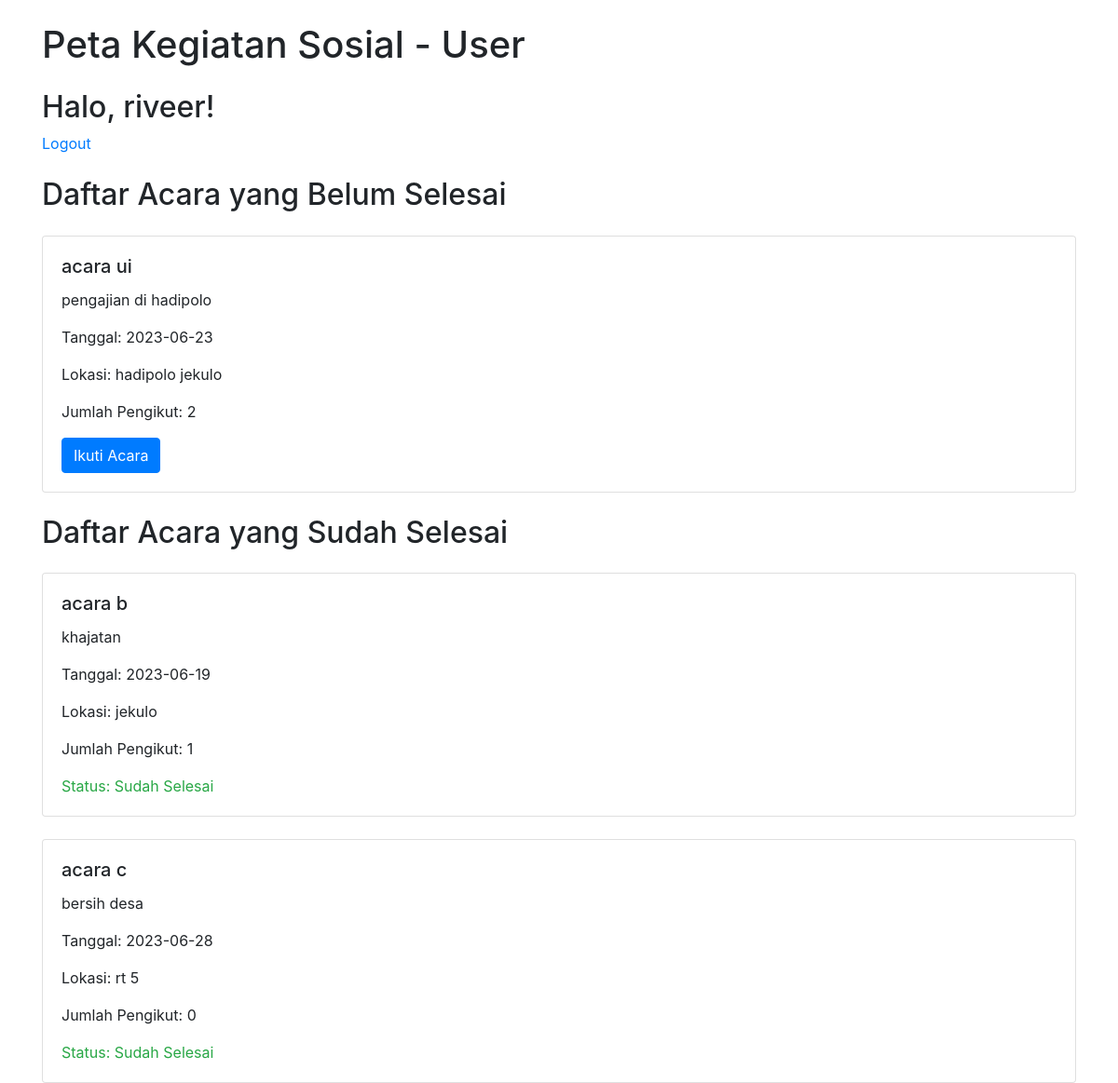
Page /user.php (signed in) on the earlier database version.
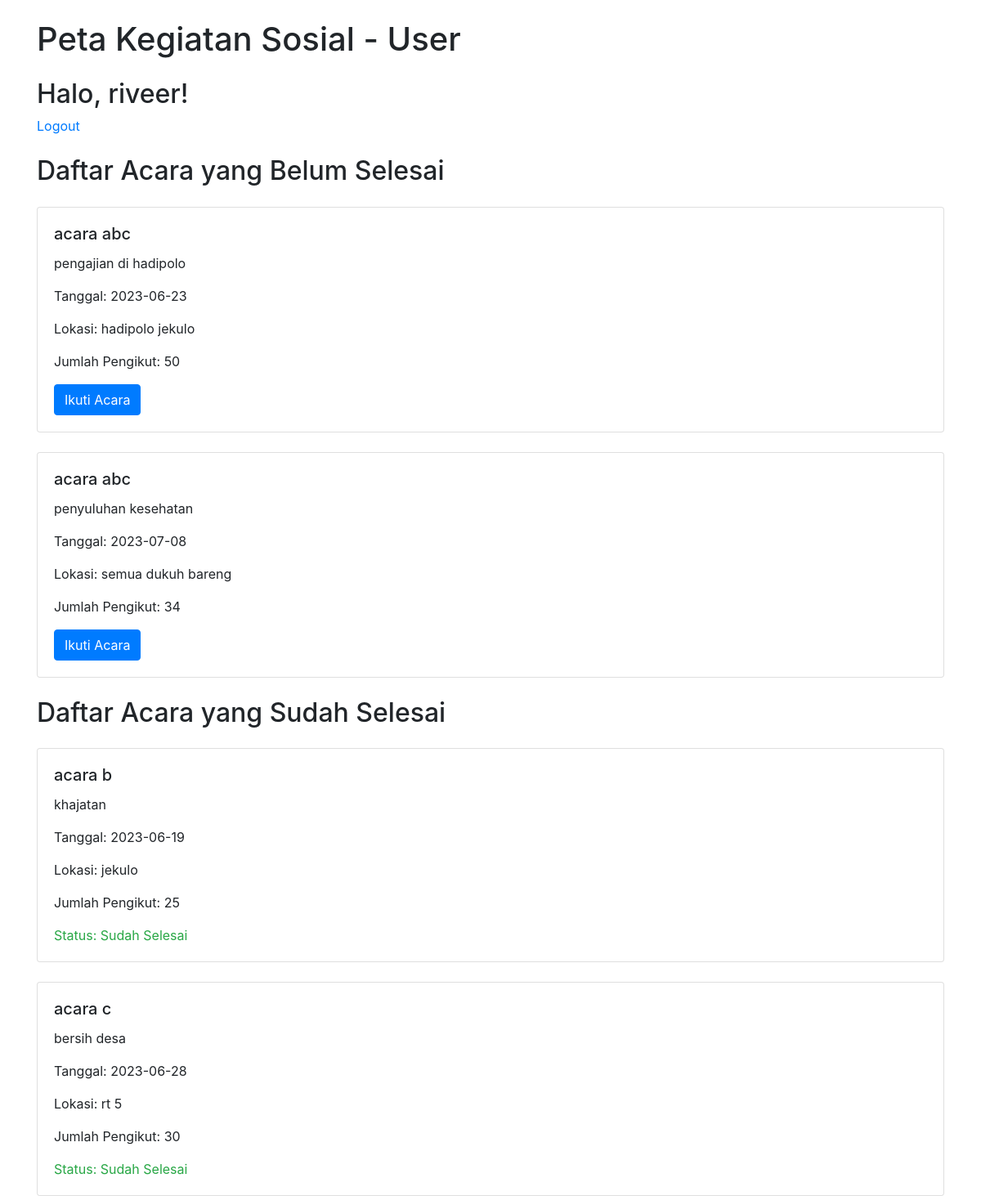
Same page on the later database version.
### tables this page shows
CREATE TABLE `event_social` (
  `id` int(11) NOT NULL,
  `nama_acara` varchar(255) NOT NULL,
  `deskripsi` text NOT NULL,
  `date` date NOT NULL,
  `lokasi` varchar(255) NOT NULL,
  `selesai` varchar(255) NOT NULL,
  `jumlah_pengikut` int(11) NOT NULL
);

### user.php (the view, shortened to what this page needs)
<?php
require 'koneksi.php';
$sqlBelumSelesai = "SELECT * FROM event_social WHERE selesai = 0";
$resultBelumSelesai = $conn->query($sqlBelumSelesai);
$sqlSelesai = "SELECT * FROM event_social WHERE selesai = 1";
$resultSelesai = $conn->query($sqlSelesai);
?>
<!DOCTYPE html>
<html>
<head>
  <link rel="stylesheet" href="https://stackpath.bootstrapcdn.com/bootstrap/4.5.2/css/bootstrap.min.css">
</head>
<body>
  <div class="container">
    <h1 class="mt-4">Peta Kegiatan Sosial - User</h1>
    <h2 class="mt-4">Halo, <?php echo $_SESSION['username']; ?>!</h2>
    <p><a href="logout.php">Logout</a></p>
    <h2 class="mt-4">Daftar Acara yang Belum Selesai</h2>
    <?php
    if ($resultBelumSelesai->num_rows > 0) {
      while ($row = $resultBelumSelesai->fetch_assoc()) {
        echo '<div class="card mt-4">';
        echo '<div class="card-body">';
        echo '<h5 class="card-title">' . $row['nama_acara'] . '</h5>';
        echo '<p class="card-text">' . $row['deskripsi'] . '</p>';
        echo '<p class="card-text">Tanggal: ' . $row['date'] . '</p>';
        echo '<p class="card-text">Lokasi: ' . $row['lokasi'] . '</p>';
        echo '<p class="card-text">Jumlah Pengikut: ' . $row['jumlah_pengikut'] . '</p>';
        $idAcara = $row['id'];
        $username = $_SESSION['username'];
        $sqlCheck = "SELECT * FROM ikuti_acara WHERE id_acara = '$idAcara' AND username = '$username'";
        $resultCheck = $conn->query($sqlCheck);
        if ($resultCheck->num_rows == 0) {
          echo '<form action="" method="post">';
          echo '<button type="submit" class="btn btn-primary">Ikuti Acara</button>';
          echo '</form>';
        } else {
          echo '<form action="" method="post">';
          echo '<input type="hidden" name="batalkan" value="' . $row['id'] . '">';
          echo '<button type="submit" class="btn btn-danger">Batalkan Ikuti</button>';
          echo '</form>';
        }
        echo '</div>';
        echo '</div>';
      }
    } else {
      echo '<p class="mt-4">Tidak ada acara yang belum selesai.</p>';
    }
    ?>
    <h2 class="mt-4">Daftar Acara yang Sudah Selesai</h2>
    <?php
    if ($resultSelesai->num_rows > 0) {
      while ($row = $resultSelesai->fetch_assoc()) {
        echo '<div class="card mt-4">';
        echo '<div class="card-body">';
        echo '<h5 class="card-title">' . $row['nama_acara'] . '</h5>';
        echo '<p class="card-text">' . $row['deskripsi'] . '</p>';
        echo '<p class="card-text">Tanggal: ' . $row['date'] . '</p>';
        echo '<p class="card-text">Lokasi: ' . $row['lokasi'] . '</p>';
        echo '<p class="card-text">Jumlah Pengikut: ' . $row['jumlah_pengikut'] . '</p>';
        echo '<p class="card-text text-success">Status: Sudah Selesai</p>';
        echo '</div>';
        echo '</div>';
      }
    } else {
      echo '<p>Tidak ada acara yang sudah selesai.</p>';
    }
    ?>
  </div>
</body>
</html>

Differences in the rows shown:
changed event_social "pengajian di hadipolo": nama_acara "acara ui" → "acara abc"; jumlah_pengikut "2" → "50"
added event_social: nama_acara "acara abc", deskripsi "penyuluhan kesehatan", date "2023-07-08", lokasi "semua dukuh bareng", jumlah_pengikut "34", shown under "Daftar Acara yang Belum Selesai"
changed event_social "acara b": jumlah_pengikut "1" → "25"
changed event_social "acara c": jumlah_pengikut "0" → "30"
